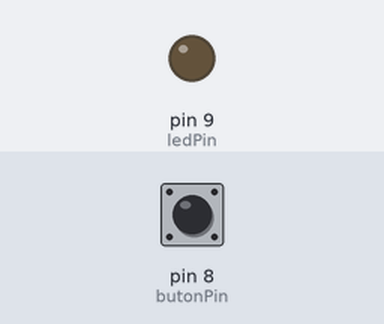
Simulated run of this sketch. Board: Arduino Uno, built with avr-gcc and run on an emulated ATmega328P. Parts: output pins drawn as LEDs (lit = HIGH). Dashed ring = blinking. Inputs (shaded band) come from the test bench; at power-on: pin 8 (butonPin) LOW.

Above: at 1.2 s.
1.3 s: pin 8 (butonPin) pulled HIGH for 1 s
At 3.4 s:
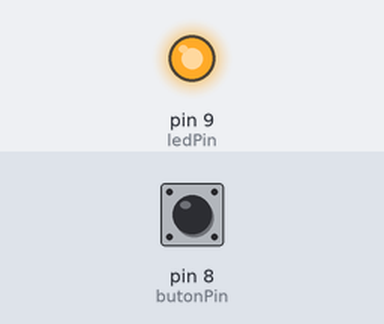
3.8 s: pin 8 (butonPin) pulled HIGH for 3.2 s
At 4.1 s:
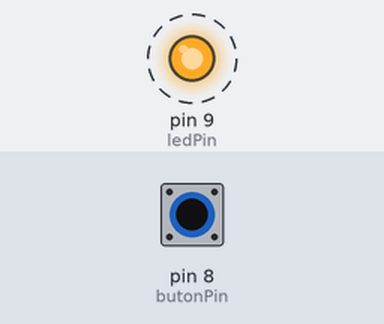
8.5 s: pin 8 (butonPin) pulled HIGH for 0.25 s
At 9.4 s:
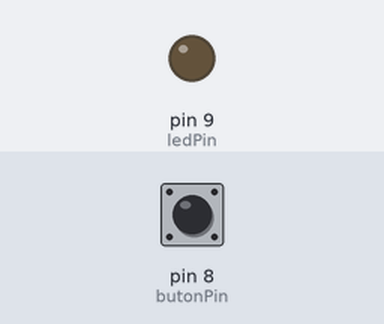
Timing chart, 0 to 11.5 s (numbered marks = the images above; inputs shaded):
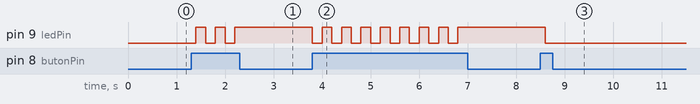

Measured:
- after the input at 1.3 s, pin 9 (ledPin): alternates HIGH for 0.20 s and LOW for 0.20 s, 5 changes in all, then stays HIGH, starting after 0.10 s
- after the input at 3.8 s, pin 9 (ledPin): alternates HIGH for 0.20 s and LOW for 0.20 s, 16 changes in all, then stays HIGH, starting at once
- after the input at 8.5 s, pin 9 (ledPin): HIGH → LOW after 0.10 s

The sketch:

buton.ino
```cpp
int butonPin = 8;
int ledPin = 9;

int kalicibuton = 0;

void setup()
{
  pinMode(butonPin, INPUT);
  pinMode(ledPin, OUTPUT);
}

void loop()
{
  if(digitalRead(butonPin) == 1)
  {
    if(kalicibuton == 0)
    {
      kalicibuton = 1;
    }
    else
    {
      kalicibuton = 0;
    }
  }

  if(kalicibuton == 1)
  {
    digitalWrite(ledPin, HIGH);
  }
  else
  {
    digitalWrite(ledPin, LOW);
  }

  delay(200);
}
```
